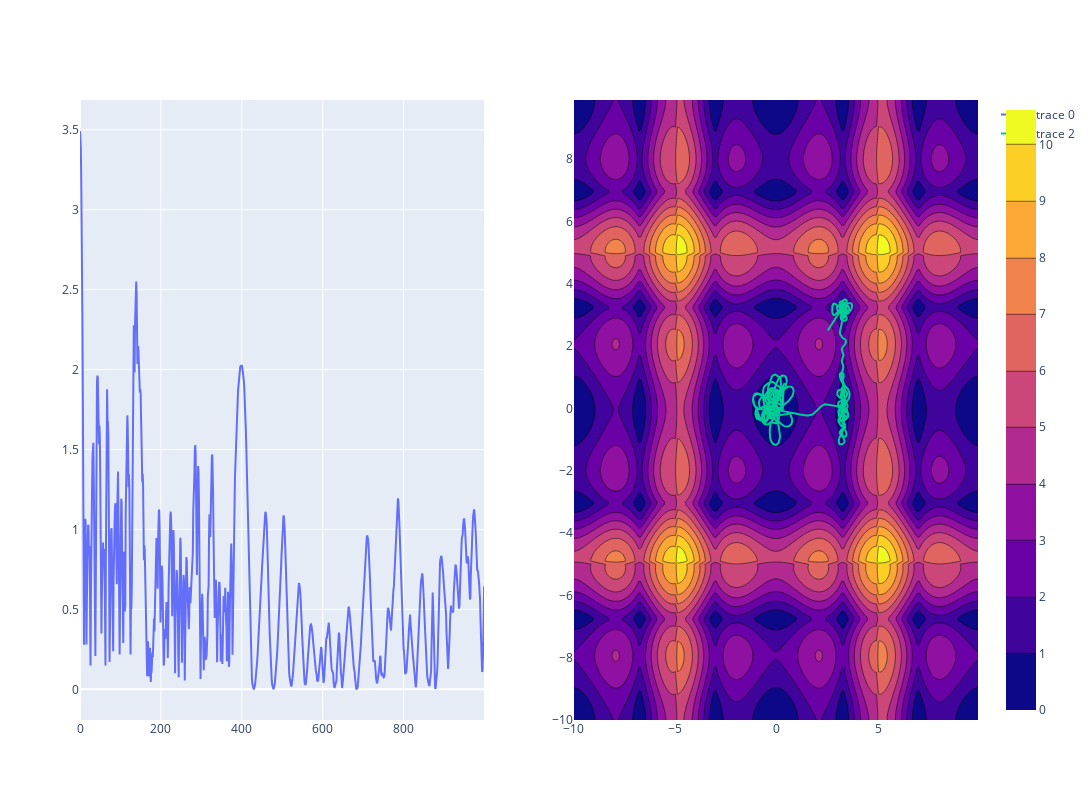

Notebook code for this chart:
### Code cell
m = of.AlpineN1(start=[2.5, 2.5], bounds=10)
alpline_sgdlevy2 = of.OptimisationProblem(
    m,
    SGDMetaCache(m.parameters(), height=0.2, width=0.02, lr=0.01, momentum=0.85, cachesize=500),
    n_epochs = 1000
)

losses, params, preds = alpline_sgdlevy2.run()
fig = alpline_sgdlevy2.visualise((-10, 10), (-10, 10), 0.1, render="contour")
fig.show()

### Figure 1 — Plotly figure (JSON) as saved in the notebook; plotly's stock layout.template omitted (floating-point values rounded to 4 significant figures; data arrays with more than 128 entries replaced by an {"elided": "..."} marker saying what was removed)
{"data": [{"type": "scatter", "x": {"elided": "1000 int values"}, "xaxis": "x", "y": {"elided": "1000 float values"}, "yaxis": "y"}, {"type": "contour", "x": {"elided": "200 float values"}, "xaxis": "x2", "y": {"elided": "200 float values"}, "yaxis": "y2", "z": {"elided": "200x200 float values"}}, {"text": {"elided": "1000 str values"}, "type": "scatter", "x": {"elided": "1001 float values"}, "xaxis": "x2", "y": {"elided": "1001 float values"}, "yaxis": "y2"}], "layout": {"autosize": false, "height": 800, "width": 1600, "xaxis": {"anchor": "y", "domain": [0, 0.45]}, "xaxis2": {"anchor": "y2", "domain": [0.55, 1]}, "yaxis": {"anchor": "x", "domain": [0, 1]}, "yaxis2": {"anchor": "x2", "domain": [0, 1]}}}
